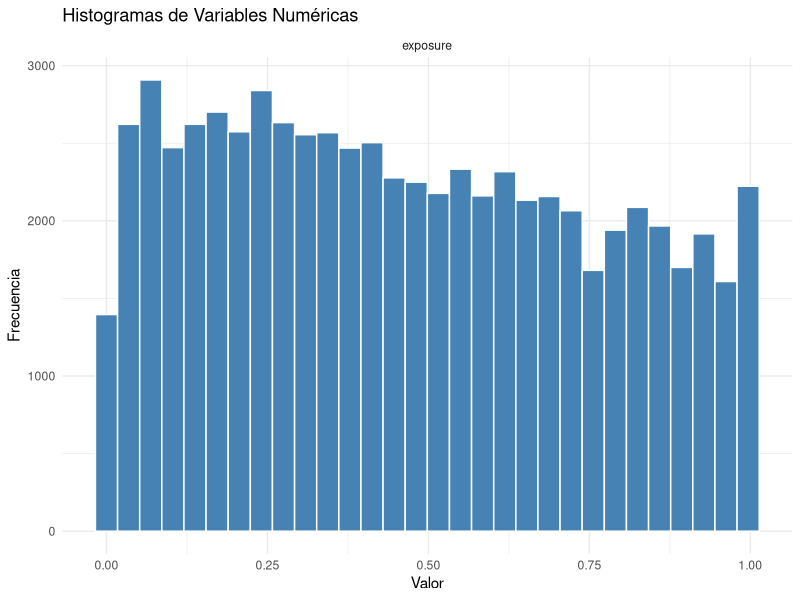
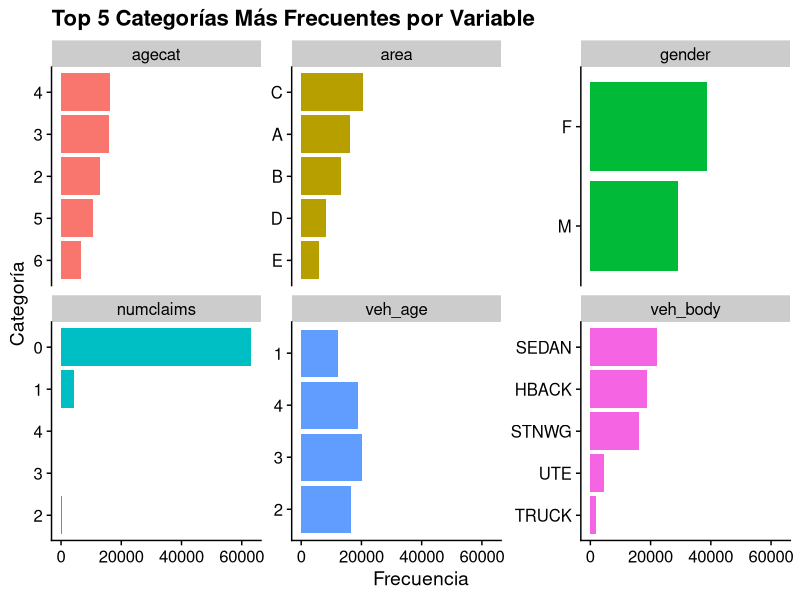
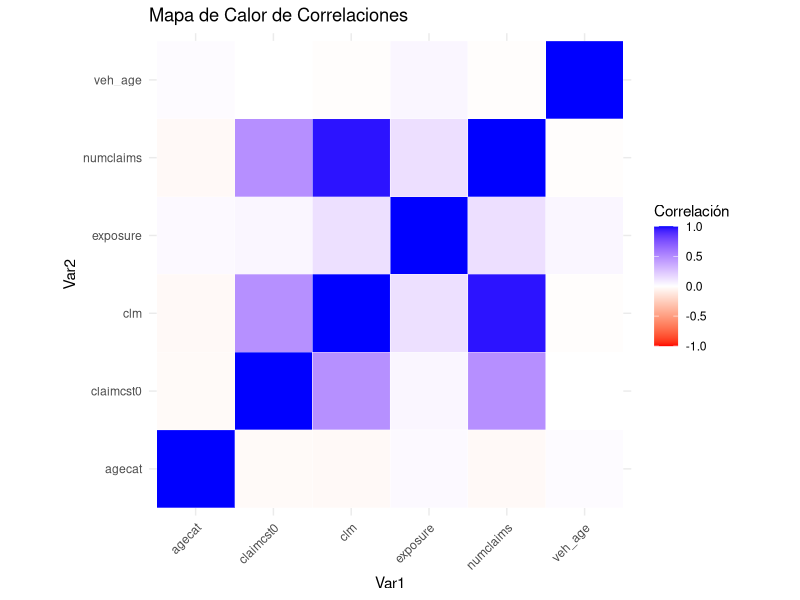

Write R code to recreate these figures, in order.
## ---- chunk 1
library(skimr)
library(ggplot2)
library(dplyr)
library(tidyr)
library(purrr)
library(scales)
library(tibble)  # <- importante para rownames_to_column
library(cowplot)
  
  theme_set(theme_cowplot())
## ---- chunk 2
# Cargar datos eliminando la primera columna (_c0)
df <- read.csv("car.csv", sep = ",")
df <- df[ , -1]  # Eliminar la primera columna si es un índice automático (_c0)

# Mostrar las primeras filas
head(df)

## ---- chunk 3


# Supongamos que tu base de datos se llama 'df'
# Primero filtramos solo las columnas numéricas y usamos skim()

estadisticas_basicas <- df %>%
  select(where(is.numeric)) %>%
  skim()

# Mostrar solo las estadísticas relevantes si deseas un resumen más simple:
resumen_simple <- df %>%
  select(where(is.numeric)) %>%
  summarise(across(everything(),
                   list(
                     media = ~mean(., na.rm = TRUE),
                     mediana = ~median(., na.rm = TRUE),
                     min = ~min(., na.rm = TRUE),
                     max = ~max(., na.rm = TRUE),
                     sd = ~sd(., na.rm = TRUE),
                     n = ~sum(!is.na(.))
                   ),
                   .names = "{.col}_{.fn}"))

# Mostrar resultados
print(estadisticas_basicas) 

## ---- chunk 4


# Supongamos que tu dataframe principal se llama df
# Define las variables numéricas que quieres graficar
df_numericas <- df %>% select(exposure)  # <- seleccionar columnas del dataframe

# Convertir a formato largo para graficar con facet_wrap
df_largo <- df_numericas %>%
  pivot_longer(cols = everything(), names_to = "Variable", values_to = "Valor")

# Crear histograma con facet para cada variable
ggplot(df_largo, aes(x = Valor)) +
  geom_histogram(bins = 30, fill = "steelblue", color = "white") +
  facet_wrap(~ Variable, scales = "free") +
  theme_minimal() +
  labs(title = "Histogramas de Variables Numéricas", x = "Valor", y = "Frecuencia")

## ---- chunk 5


# Lista de variables categóricas
variables_categoricas <- c("agecat", "veh_age", "numclaims", "veh_body", "gender", "area")

# Crear Top 5 con conversión de categoría a character
top_5_categorias <- lapply(variables_categoricas, function(var) {
  df %>%
    count(!!sym(var)) %>%
    arrange(desc(n)) %>%
    slice_head(n = 5) %>%
    mutate(variable = var,
           categoria = as.character(!!sym(var))) %>%  # <- conversión aquí
    select(variable, categoria, n)
}) %>%
  bind_rows()
# Ordenar categorías para visualización
top_5_categorias <- top_5_categorias %>%
  group_by(variable) %>%
  mutate(categoria = factor(categoria, levels = rev(unique(categoria)))) %>%
  ungroup()

# Gráfico
ggplot(top_5_categorias, aes(x = categoria, y = n, fill = variable)) +
  geom_col(show.legend = FALSE) +
  coord_flip() +
  facet_wrap(~ variable, scales = "free_y") +
  labs(title = "Top 5 Categorías Más Frecuentes por Variable",
       x = "Categoría",
       y = "Frecuencia") +
  theme_cowplot()


## ---- chunk 6


# Paso 1: seleccionar solo variables numéricas
df_numericas <- df %>% select(where(is.numeric))

# Paso 2: calcular la matriz de correlación
matriz_cor <- cor(df_numericas, use = "pairwise.complete.obs")

# Paso 3: convertir la matriz en formato largo
df_cor <- as.data.frame(matriz_cor) %>%
  rownames_to_column(var = "Var1") %>%
  pivot_longer(-Var1, names_to = "Var2", values_to = "Correlacion")

# Paso 4: graficar mapa de calor
ggplot(df_cor, aes(x = Var1, y = Var2, fill = Correlacion)) +
  geom_tile(color = "white") +
  scale_fill_gradient2(low = "red", high = "blue", mid = "white",
                       midpoint = 0, limit = c(-1,1), space = "Lab",
                       name = "Correlación") +
  theme_minimal() +
  theme(axis.text.x = element_text(angle = 45, vjust = 1, hjust = 1)) +
  coord_fixed() +
  labs(title = "Mapa de Calor de Correlaciones")

